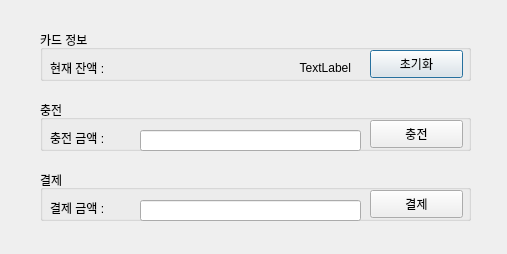
<?xml version="1.0" encoding="UTF-8"?>
<ui version="4.0">
 <class>Dialog</class>
 <widget class="QDialog" name="Dialog">
  <property name="geometry">
   <rect>
    <x>0</x>
    <y>0</y>
    <width>507</width>
    <height>254</height>
   </rect>
  </property>
  <property name="windowTitle">
   <string>Dialog</string>
  </property>
  <widget class="QGroupBox" name="groupBox">
   <property name="geometry">
    <rect>
     <x>40</x>
     <y>30</y>
     <width>431</width>
     <height>51</height>
    </rect>
   </property>
   <property name="title">
    <string>카드 정보</string>
   </property>
   <widget class="QPushButton" name="resetButton">
    <property name="geometry">
     <rect>
      <x>330</x>
      <y>20</y>
      <width>93</width>
      <height>28</height>
     </rect>
    </property>
    <property name="text">
     <string>초기화</string>
    </property>
   </widget>
   <widget class="QLabel" name="label_3">
    <property name="geometry">
     <rect>
      <x>10</x>
      <y>30</y>
      <width>81</width>
      <height>16</height>
     </rect>
    </property>
    <property name="text">
     <string>현재 잔액 : </string>
    </property>
   </widget>
   <widget class="QLabel" name="totalLabel">
    <property name="geometry">
     <rect>
      <x>100</x>
      <y>30</y>
      <width>211</width>
      <height>16</height>
     </rect>
    </property>
    <property name="text">
     <string>TextLabel</string>
    </property>
    <property name="alignment">
     <set>Qt::AlignRight|Qt::AlignTrailing|Qt::AlignVCenter</set>
    </property>
   </widget>
  </widget>
  <widget class="QGroupBox" name="groupBox_2">
   <property name="geometry">
    <rect>
     <x>40</x>
     <y>100</y>
     <width>431</width>
     <height>51</height>
    </rect>
   </property>
   <property name="title">
    <string>충전</string>
   </property>
   <widget class="QPushButton" name="chargeButton">
    <property name="geometry">
     <rect>
      <x>330</x>
      <y>20</y>
      <width>93</width>
      <height>28</height>
     </rect>
    </property>
    <property name="text">
     <string>충전</string>
    </property>
   </widget>
   <widget class="QLabel" name="label">
    <property name="geometry">
     <rect>
      <x>10</x>
      <y>30</y>
      <width>81</width>
      <height>16</height>
     </rect>
    </property>
    <property name="text">
     <string>충전 금액 : </string>
    </property>
   </widget>
   <widget class="QLineEdit" name="chargeEdit">
    <property name="geometry">
     <rect>
      <x>100</x>
      <y>30</y>
      <width>221</width>
      <height>21</height>
     </rect>
    </property>
   </widget>
  </widget>
  <widget class="QGroupBox" name="groupBox_3">
   <property name="geometry">
    <rect>
     <x>40</x>
     <y>170</y>
     <width>431</width>
     <height>51</height>
    </rect>
   </property>
   <property name="title">
    <string>결제</string>
   </property>
   <widget class="QPushButton" name="paymentButton">
    <property name="geometry">
     <rect>
      <x>330</x>
      <y>20</y>
      <width>93</width>
      <height>28</height>
     </rect>
    </property>
    <property name="text">
     <string>결제</string>
    </property>
   </widget>
   <widget class="QLabel" name="label_2">
    <property name="geometry">
     <rect>
      <x>10</x>
      <y>30</y>
      <width>81</width>
      <height>16</height>
     </rect>
    </property>
    <property name="text">
     <string>결제 금액 : </string>
    </property>
   </widget>
   <widget class="QLineEdit" name="paymentEdit">
    <property name="geometry">
     <rect>
      <x>100</x>
      <y>30</y>
      <width>221</width>
      <height>21</height>
     </rect>
    </property>
   </widget>
  </widget>
 </widget>
 <resources/>
 <connections/>
</ui>
